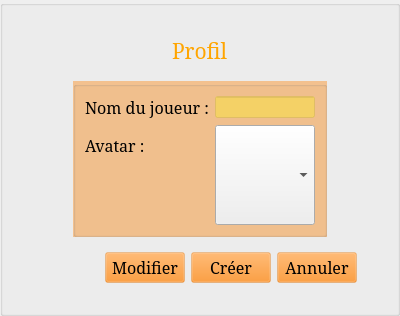
<?xml version="1.0" encoding="UTF-8"?>
<ui version="4.0">
 <class>ProfilMenu</class>
 <widget class="QWidget" name="ProfilMenu">
  <property name="geometry">
   <rect>
    <x>0</x>
    <y>0</y>
    <width>400</width>
    <height>316</height>
   </rect>
  </property>
  <property name="windowTitle">
   <string>Form</string>
  </property>
  <property name="styleSheet">
   <string notr="true">QMessageBox {
	background-color: rgba(255, 220, 0, 255);
	font-family:serif;
   font-size: 16px;	
}

QMessageBox QPushButton {
	background-color: rgba(255, 128, 0, 50);
}

QMessageBox QPushButton::hover{
	background-color: rgba(255, 0, 0, 100);
	font-weight: bold;
}</string>
  </property>
  <layout class="QVBoxLayout" name="verticalLayout">
   <property name="margin">
    <number>0</number>
   </property>
   <item>
    <widget class="QGroupBox" name="groupBox">
     <property name="styleSheet">
      <string notr="true">#groupBox {
	border-image: url(:/images/menu_fond);
}

#label {
	color: orange;
}

QPushButton {
	background-color: rgba(255, 128, 0, 50);
}

QPushButton::hover{
	background-color: rgba(255, 0, 0, 100);
	font-weight: bold;
}
</string>
     </property>
     <property name="title">
      <string/>
     </property>
     <layout class="QVBoxLayout" name="verticalLayout_2">
      <property name="leftMargin">
       <number>40</number>
      </property>
      <property name="topMargin">
       <number>30</number>
      </property>
      <property name="rightMargin">
       <number>40</number>
      </property>
      <property name="bottomMargin">
       <number>30</number>
      </property>
      <item>
       <layout class="QHBoxLayout" name="horizontalLayout_3">
        <item>
         <spacer name="horizontalSpacer_2">
          <property name="orientation">
           <enum>Qt::Horizontal</enum>
          </property>
          <property name="sizeHint" stdset="0">
           <size>
            <width>40</width>
            <height>20</height>
           </size>
          </property>
         </spacer>
        </item>
        <item>
         <widget class="QLabel" name="label">
          <property name="minimumSize">
           <size>
            <width>50</width>
            <height>0</height>
           </size>
          </property>
          <property name="font">
           <font>
            <family>Serif</family>
            <pointsize>16</pointsize>
           </font>
          </property>
          <property name="text">
           <string>Profil</string>
          </property>
         </widget>
        </item>
        <item>
         <spacer name="horizontalSpacer_3">
          <property name="orientation">
           <enum>Qt::Horizontal</enum>
          </property>
          <property name="sizeHint" stdset="0">
           <size>
            <width>40</width>
            <height>20</height>
           </size>
          </property>
         </spacer>
        </item>
       </layout>
      </item>
      <item>
       <spacer name="verticalSpacer_2">
        <property name="orientation">
         <enum>Qt::Vertical</enum>
        </property>
        <property name="sizeHint" stdset="0">
         <size>
          <width>20</width>
          <height>40</height>
         </size>
        </property>
       </spacer>
      </item>
      <item>
       <layout class="QHBoxLayout" name="horizontalLayout_2">
        <property name="topMargin">
         <number>0</number>
        </property>
        <item>
         <spacer name="horizontalSpacer_4">
          <property name="orientation">
           <enum>Qt::Horizontal</enum>
          </property>
          <property name="sizeHint" stdset="0">
           <size>
            <width>40</width>
            <height>20</height>
           </size>
          </property>
         </spacer>
        </item>
        <item>
         <widget class="QGroupBox" name="groupBoxProfile">
          <property name="styleSheet">
           <string notr="true">#groupBoxProfile{
	background-color: rgba(255,128, 0, 100);
}
QLineEdit {
	background-color: rgba(255,255, 0, 70);
}
</string>
          </property>
          <property name="title">
           <string/>
          </property>
          <layout class="QVBoxLayout" name="verticalLayout_3">
           <item>
            <layout class="QFormLayout" name="formLayout_2">
             <item row="0" column="0">
              <widget class="QLabel" name="labelName">
               <property name="font">
                <font>
                 <family>Serif</family>
                 <pointsize>12</pointsize>
                </font>
               </property>
               <property name="text">
                <string>Nom du joueur :</string>
               </property>
              </widget>
             </item>
             <item row="0" column="1">
              <widget class="QLineEdit" name="lineName">
               <property name="minimumSize">
                <size>
                 <width>100</width>
                 <height>0</height>
                </size>
               </property>
              </widget>
             </item>
             <item row="1" column="0">
              <widget class="QLabel" name="labelAvatar">
               <property name="font">
                <font>
                 <family>Serif</family>
                 <pointsize>12</pointsize>
                </font>
               </property>
               <property name="text">
                <string>Avatar :</string>
               </property>
              </widget>
             </item>
             <item row="1" column="1">
              <widget class="QComboBox" name="comboAvatar">
               <property name="minimumSize">
                <size>
                 <width>100</width>
                 <height>100</height>
                </size>
               </property>
              </widget>
             </item>
            </layout>
           </item>
          </layout>
         </widget>
        </item>
        <item>
         <spacer name="horizontalSpacer_5">
          <property name="orientation">
           <enum>Qt::Horizontal</enum>
          </property>
          <property name="sizeHint" stdset="0">
           <size>
            <width>40</width>
            <height>20</height>
           </size>
          </property>
         </spacer>
        </item>
       </layout>
      </item>
      <item>
       <spacer name="verticalSpacer">
        <property name="orientation">
         <enum>Qt::Vertical</enum>
        </property>
        <property name="sizeHint" stdset="0">
         <size>
          <width>20</width>
          <height>40</height>
         </size>
        </property>
       </spacer>
      </item>
      <item>
       <layout class="QHBoxLayout" name="horizontalLayout">
        <item>
         <spacer name="horizontalSpacer">
          <property name="orientation">
           <enum>Qt::Horizontal</enum>
          </property>
          <property name="sizeHint" stdset="0">
           <size>
            <width>40</width>
            <height>20</height>
           </size>
          </property>
         </spacer>
        </item>
        <item>
         <widget class="QPushButton" name="buttonModify">
          <property name="minimumSize">
           <size>
            <width>50</width>
            <height>0</height>
           </size>
          </property>
          <property name="font">
           <font>
            <family>Serif</family>
            <pointsize>12</pointsize>
           </font>
          </property>
          <property name="text">
           <string>Modifier</string>
          </property>
         </widget>
        </item>
        <item>
         <widget class="QPushButton" name="buttonCreate">
          <property name="font">
           <font>
            <family>Serif</family>
            <pointsize>12</pointsize>
           </font>
          </property>
          <property name="text">
           <string>Créer</string>
          </property>
         </widget>
        </item>
        <item>
         <widget class="QPushButton" name="buttonCancel">
          <property name="font">
           <font>
            <family>Serif</family>
            <pointsize>12</pointsize>
           </font>
          </property>
          <property name="text">
           <string>Annuler</string>
          </property>
         </widget>
        </item>
       </layout>
      </item>
     </layout>
    </widget>
   </item>
  </layout>
 </widget>
 <resources/>
 <connections/>
</ui>
